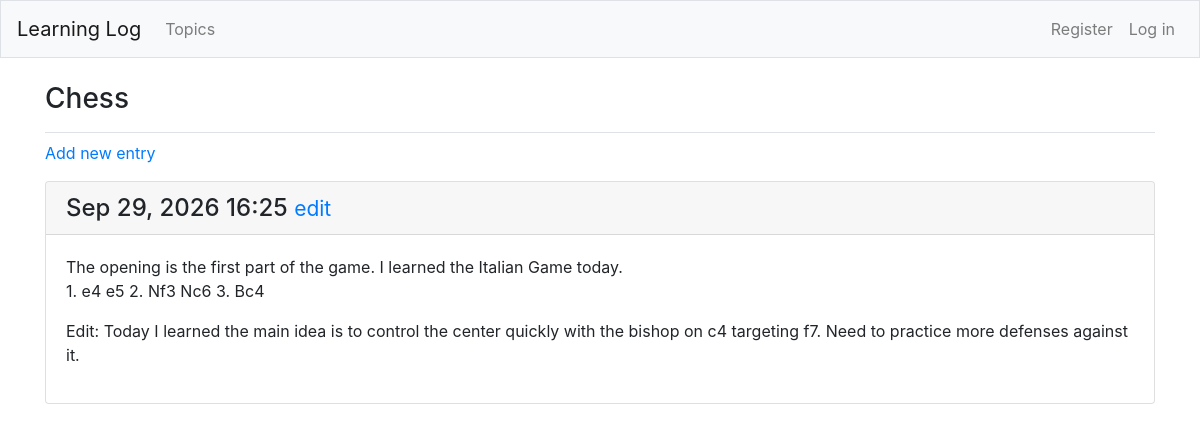
/topics/1/, run on the app's committed database.
### learning_logs/models.py (models this page shows, shortened)
class Topic(models.Model):
    text = models.CharField(max_length=200)
    date_added = models.DateTimeField(auto_now_add=True)
    def __str__(self):
        return self.text

class Entry(models.Model):
    topic = models.ForeignKey(Topic, on_delete=models.CASCADE)
    text = models.TextField()
    date_added = models.DateTimeField(auto_now_add=True)
    class Meta:
        verbose_name_plural = 'entries'

### learning_logs/views.py (the view)
# urls.py: path('topics/<int:topic_id>/', views.topic, name='topic'),
def topic(request, topic_id):
    topic = Topic.objects.get(id=topic_id)
    entries = topic.entry_set.order_by('-date_added')
    context = {'topic': topic, 'entries': entries}
    return render(request, 'learning_logs/topic.html', context)

### learning_logs/templates/learning_logs/topic.html
{% extends 'learning_logs/base.html' %}
{% block page_header %}<h3>{{ topic }}</h3>{% endblock page_header %}
{% block content %}
<p><a href="{% url 'learning_logs:new_entry' topic.id %}">Add new entry</a></p>
{% for entry in entries %}
<div class="card mb-3"><h4 class="card-header">{{ entry.date_added|date:'M d, Y H:i' }} <small><a href="{% url 'learning_logs:edit_entry' entry.id %}">edit</a></small></h4><div class="card-body">{{ entry.text|linebreaks }}</div></div>
{% empty %}<p>No entries yet.</p>{% endfor %}
{% endblock content %}

### data on the page
Topic: text "Chess"
Entry: date_added "Sep 29, 2026 16:25", text "The opening is the first part of the game. I learned the Italian Game today. 1. e4 e5 2. Nf3 Nc6 3. Bc4 Edit: Today I learned the main idea is to control the center quickly with the bishop on c4 targeting f7. Need to practice more defenses against it."
